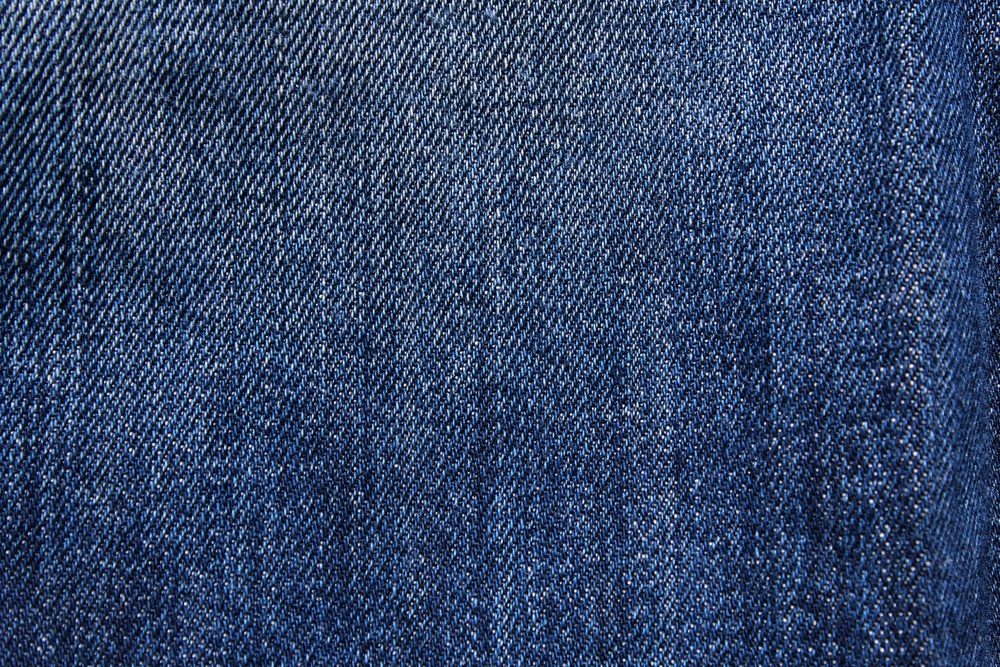
#> input picture src/data/test-data/denim-0001.jpg, 1000 x 667 px, shrunk from 1920 x 1280 before the run, found by its file name
$ python equalize-img.py
#> lines starting #> are read from the running program, lines starting #| are printed output that depends on the picture
import cv2
import numpy as np
import matplotlib.pyplot as plt

# Define the path to the image file
image_path = "src/data/test-data/denim-0001.jpg"

# Load the image using OpenCV
image = cv2.imread(image_path)
#> image is the input picture: shape (667, 1000, 3); mean B, G, R 103.3, 69.2, 50.5

# Check if the image is loaded successfully
if image is not None:
    # Get the dimensions of the image
    height, width, channels = image.shape
#> height = 667; width = 1000; channels = 3

    print(f"Image Dimensions - Height: {height}, Width: {width}, Channels: {channels}")
#| Image Dimensions - Height: 667, Width: 1000, Channels: 3
else:
    print(f"Error: Unable to load the image from {image_path}")

# Convert the cropped image to grayscale
gray_image = cv2.cvtColor(image, cv2.COLOR_BGR2GRAY)
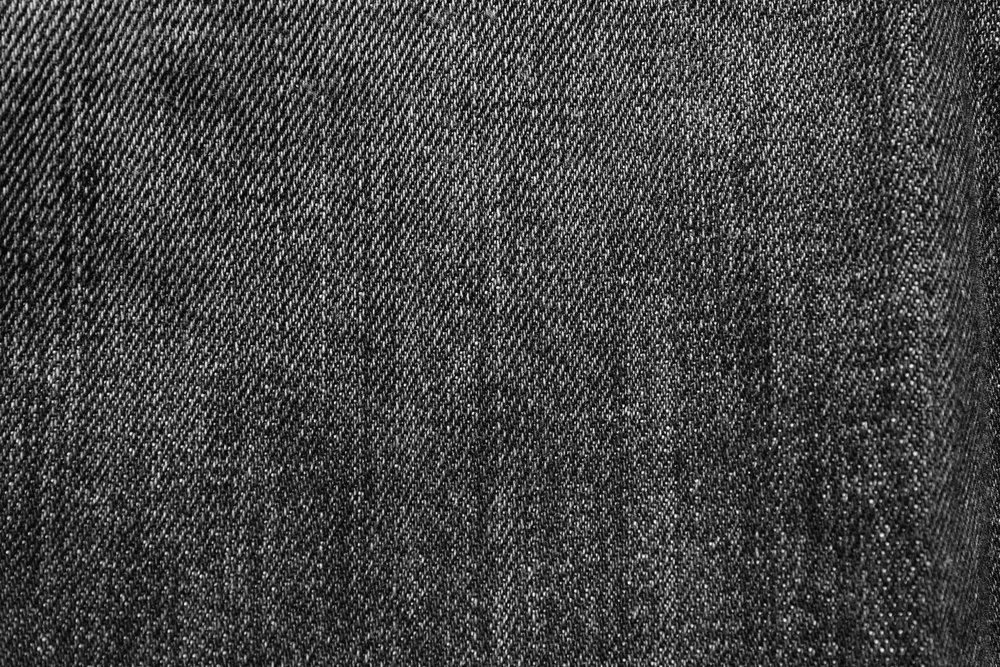
#> gray_image: shape (667, 1000); min 1, max 255, mean 67.5

# Equalize the histogram
equalized_gray_image = cv2.equalizeHist(gray_image)
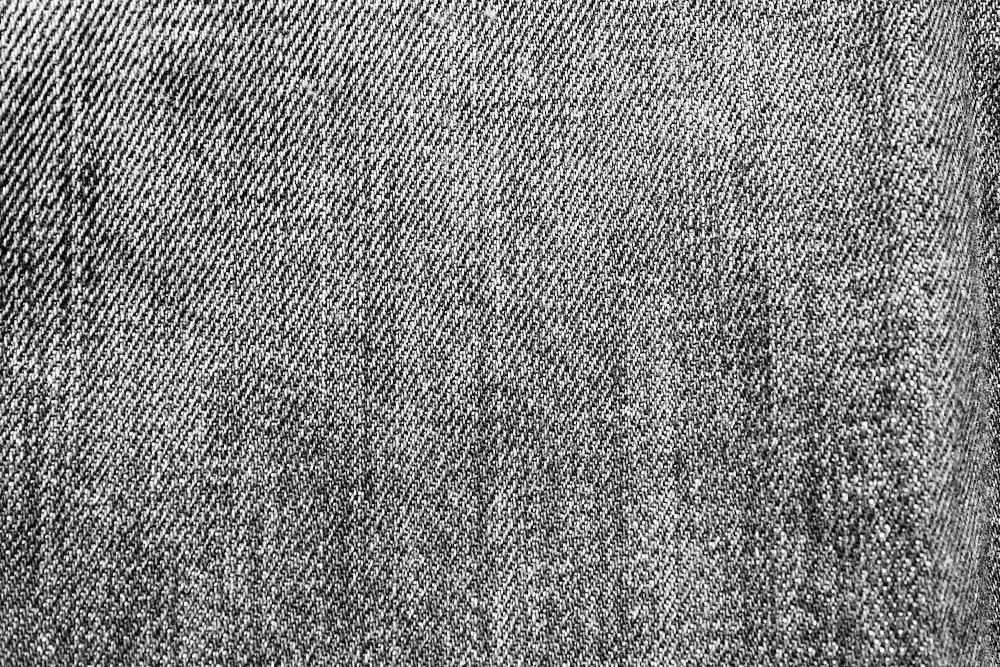
#> equalized_gray_image: shape (667, 1000); min 0, max 255, mean 128.4

# Display the images
plt.figure(figsize=(8, 4))

# Grayscale Image
plt.subplot(2, 2, 1)
plt.imshow(gray_image, cmap='gray')
plt.title('Grayscale Image')
plt.axis('off')

# Calculate and plot the histogram of the grayscale image
plt.subplot(2, 2, 2)
plt.hist(gray_image.flatten(), bins=256, range=[0,256], color='gray', alpha=0.7)
plt.title('Grayscale Image Histogram')
plt.xlabel('Pixel Value')
plt.ylabel('Frequency')

# Equalized Grayscale Image
plt.subplot(2, 2, 3)
plt.imshow(equalized_gray_image, cmap='gray')
plt.title('Equalized Grayscale Image')
plt.axis('off')

# Calculate and plot the histogram of the equalized grayscale image
plt.subplot(2, 2, 4)
plt.hist(equalized_gray_image.flatten(), bins=256, range=[0,256], color='gray', alpha=0.7)
plt.title('Equalized Grayscale Image Histogram')
plt.xlabel('Pixel Value')
plt.ylabel('Frequency')

plt.show()
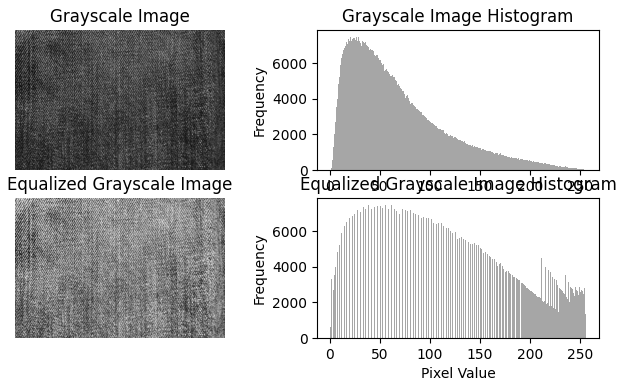
#> figure drawn by matplotlib, 4 panels; panel 2: tallest bar 7508 high, from x = 28 to 29; panel 4: tallest bar 7508 high, from x = 61 to 62

$ run again, with src/data/test-data/pexels-digital-buggu-173207.jpg copied over src/data/test-data/denim-0001.jpg
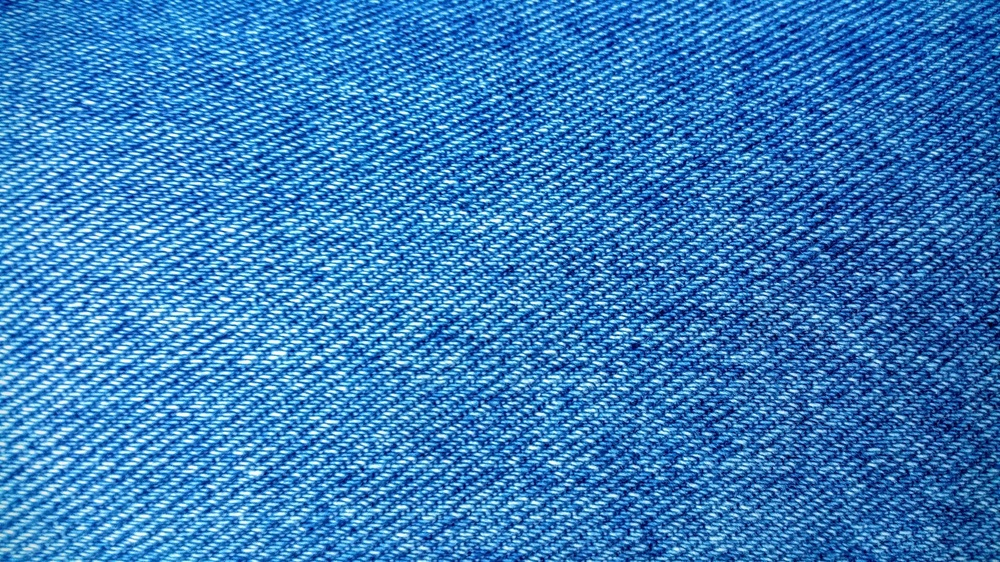
#> input picture src/data/test-data/pexels-digital-buggu-173207.jpg, 1000 x 562 px, shrunk from 1920 x 1080 before the run, found by its file name
#> image is the input picture: shape (562, 1000, 3); mean B, G, R 188.1, 125.7, 56.4
#| Image Dimensions - Height: 562, Width: 1000, Channels: 3
#> `equalized_gray_image = cv2.equalizeHist(gray_image)`:
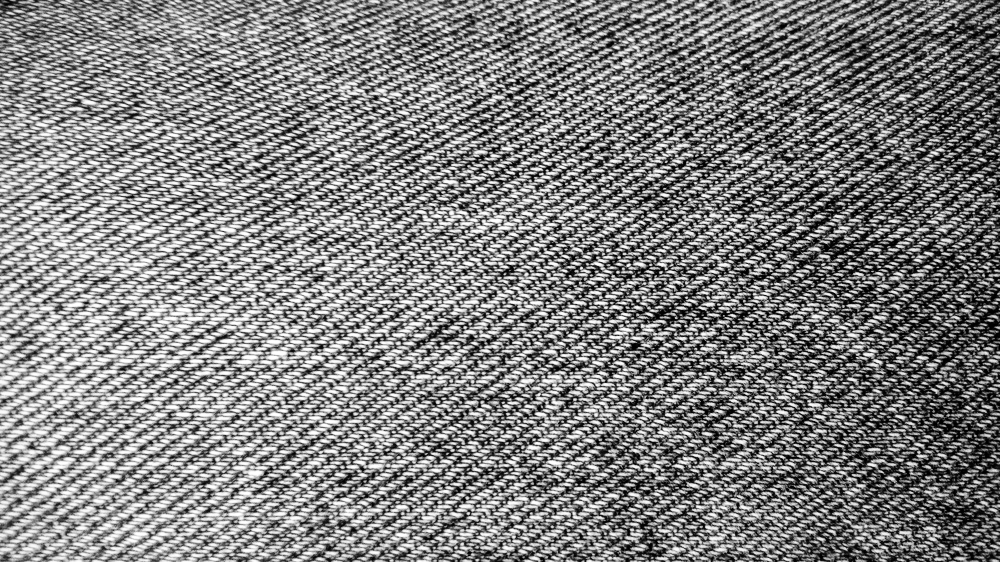
#> equalized_gray_image: shape (562, 1000); min 0, max 255, mean 128.2
#> `plt.show()`:
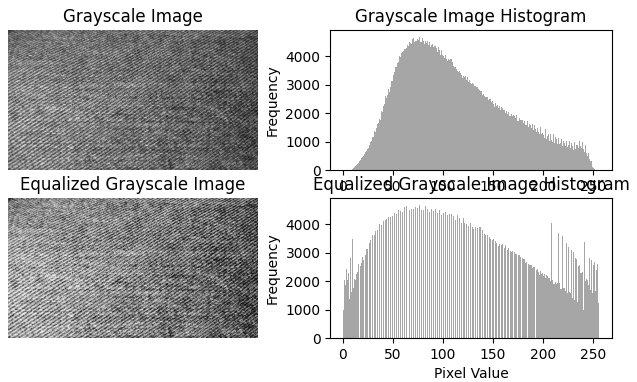
#> figure drawn by matplotlib, 4 panels; panel 2: tallest bar 4680 high, from x = 76 to 77; panel 4: tallest bar 4680 high, from x = 76 to 77

$ run again, with src/data/test-data/pexels-engin-akyurt-10221760.jpg copied over src/data/test-data/denim-0001.jpg
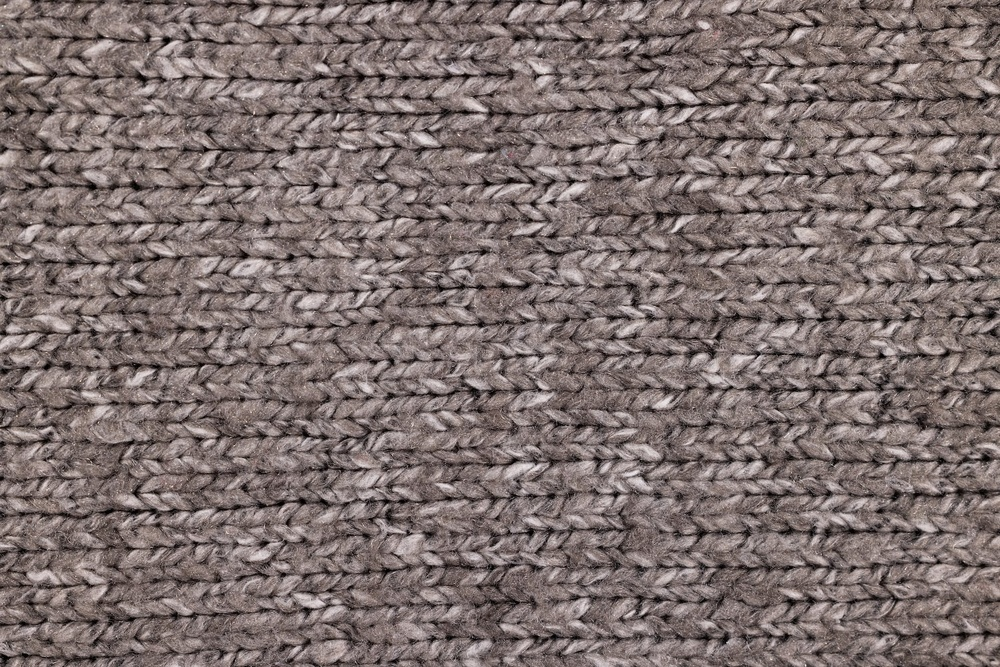
#> input picture src/data/test-data/pexels-engin-akyurt-10221760.jpg, 1000 x 667 px, shrunk from 1920 x 1281 before the run, found by its file name
#> image is the input picture: shape (667, 1000, 3); mean B, G, R 110, 112.1, 125.6
#| Image Dimensions - Height: 667, Width: 1000, Channels: 3
#> `equalized_gray_image = cv2.equalizeHist(gray_image)`:
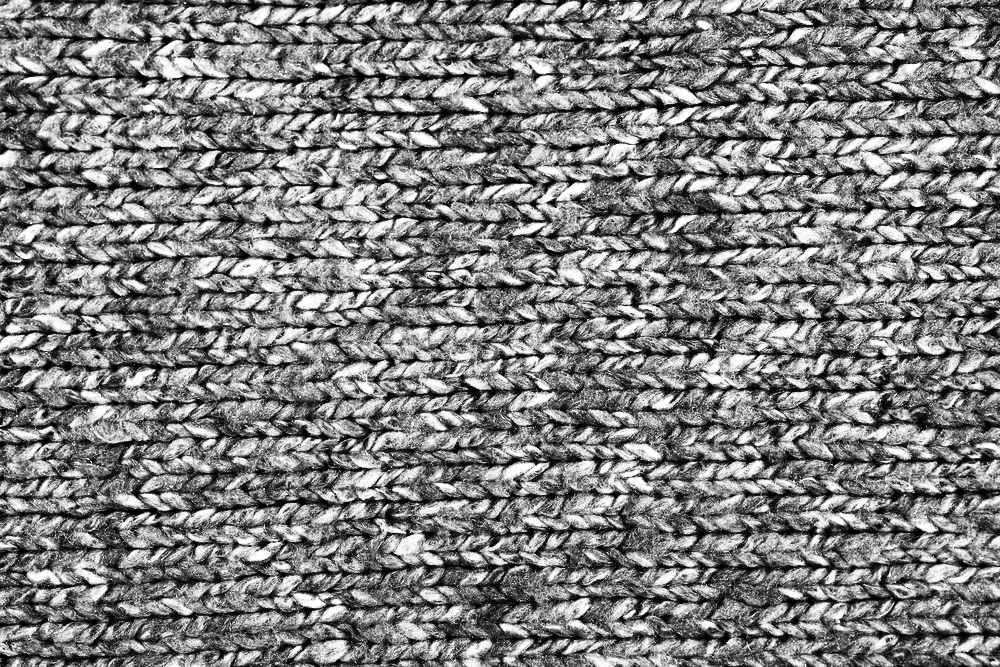
#> equalized_gray_image: shape (667, 1000); min 0, max 255, mean 128.5
#> `plt.show()`:
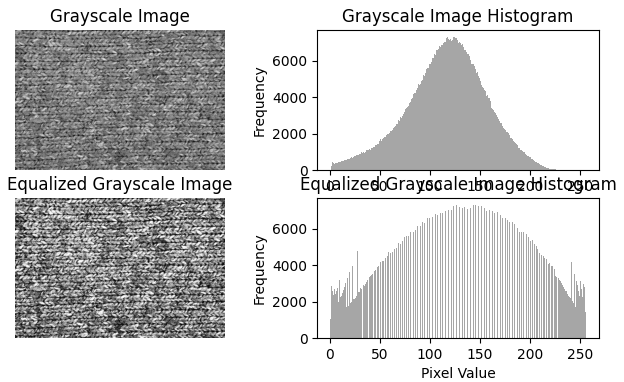
#> figure drawn by matplotlib, 4 panels; panel 2: tallest bar 7336 high, from x = 117 to 118; panel 4: tallest bar 7336 high, from x = 126 to 127

$ run again, with src/data/test-data/pexels-engin-akyurt-14840550.jpg copied over src/data/test-data/denim-0001.jpg
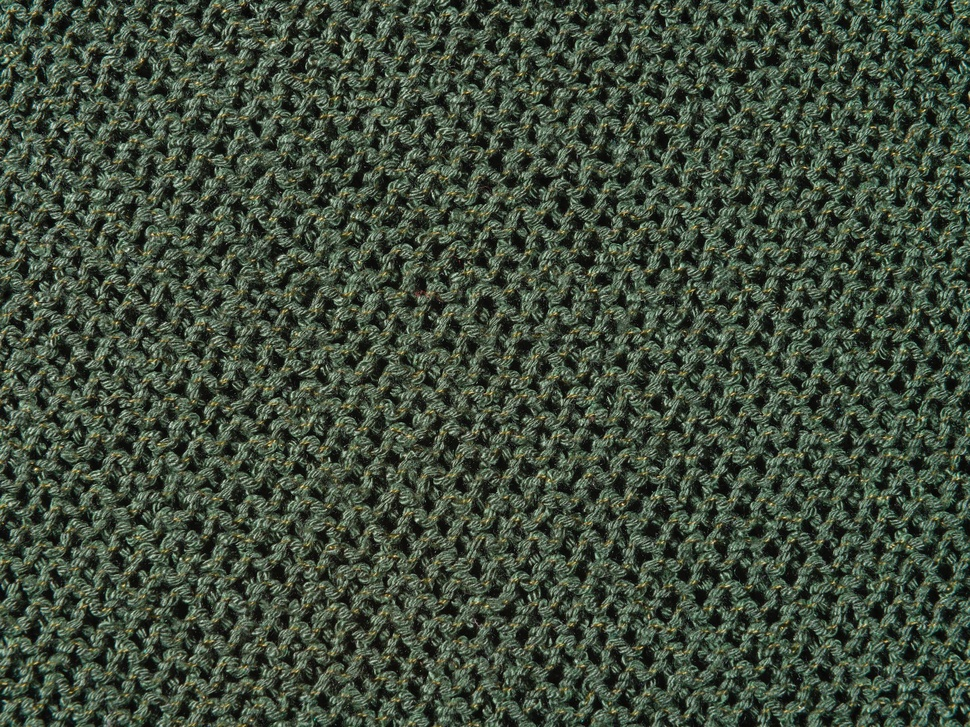
#> input picture src/data/test-data/pexels-engin-akyurt-14840550.jpg, 970 x 727 px, shrunk from 1920 x 1440 before the run, found by its file name
#> image is the input picture: shape (727, 970, 3); mean B, G, R 60.3, 76.1, 64.2
#| Image Dimensions - Height: 727, Width: 970, Channels: 3
#> `equalized_gray_image = cv2.equalizeHist(gray_image)`:
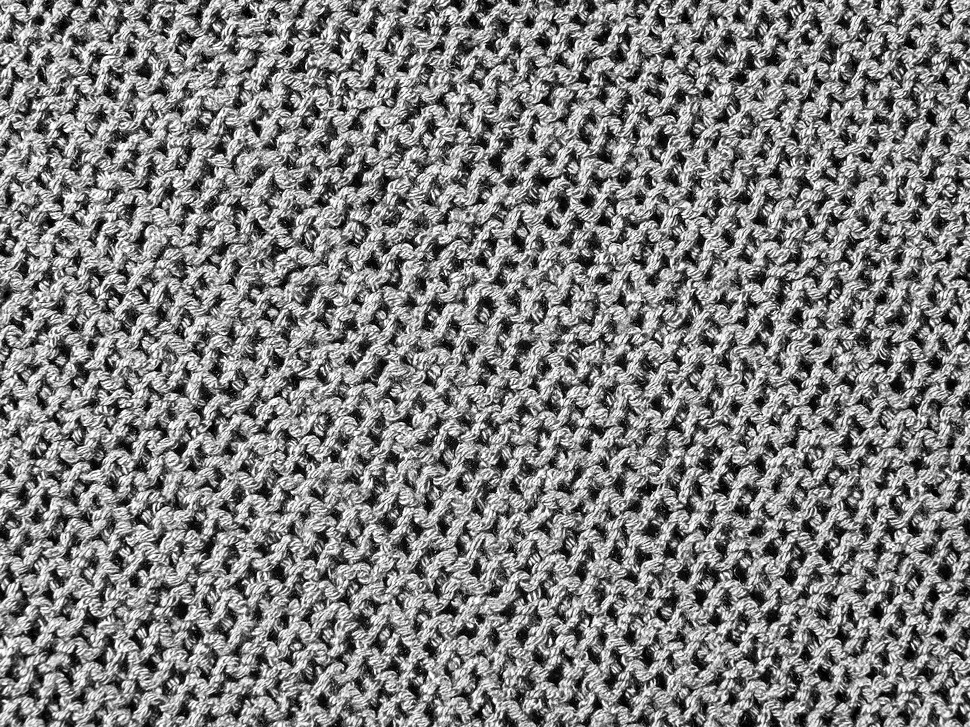
#> equalized_gray_image: shape (727, 970); min 0, max 255, mean 128.4
#> `plt.show()`:
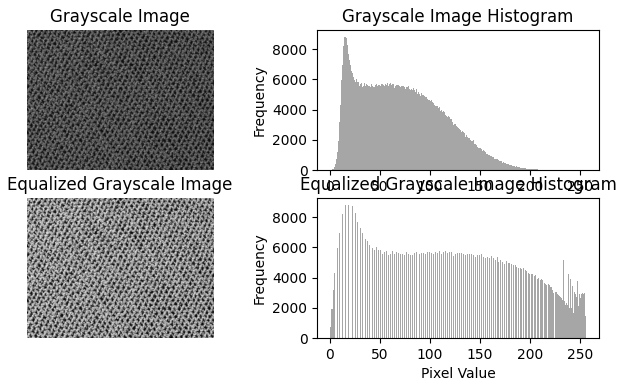
#> figure drawn by matplotlib, 4 panels; panel 2: tallest bar 8823 high, from x = 15 to 16; panel 4: tallest bar 8823 high, from x = 18 to 19
